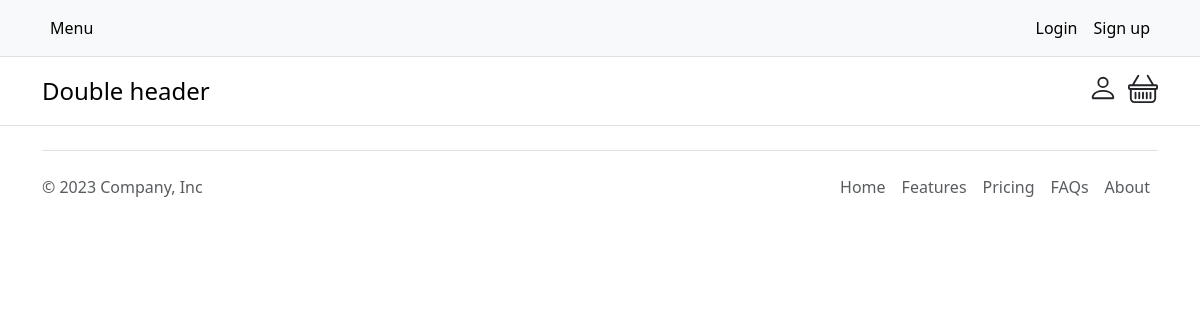
/, run on an earlier commit of the app's database.
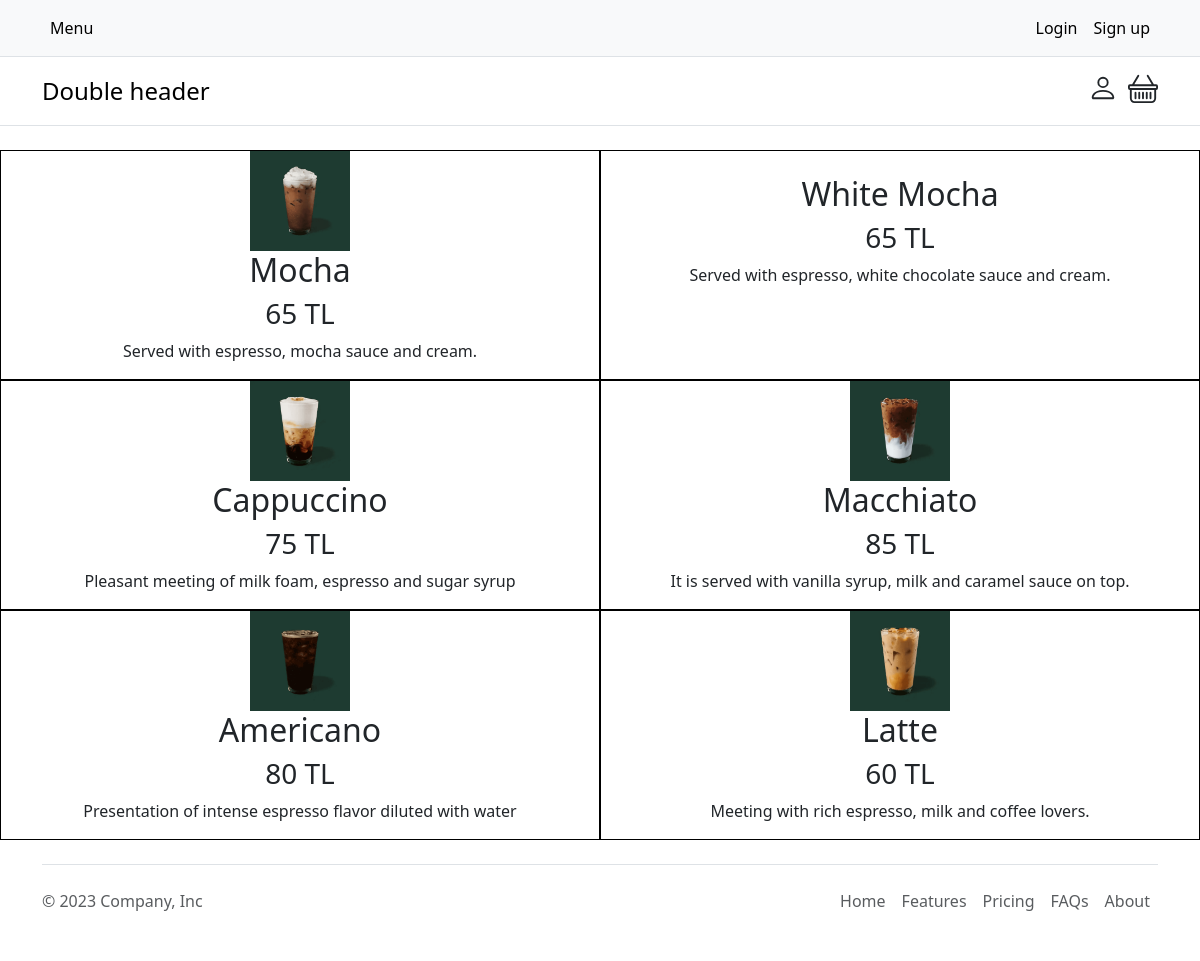
And on a later commit of the database.
### App/models.py (models this page shows, shortened)
class Item(models.Model):
  name = models.CharField(max_length=20)
  image = models.ImageField(upload_to='img')
  price = models.BigIntegerField()
  content = models.TextField()

### App/views.py (the view)
# urls.py: path('', views.homepage,name='homepage'),
def homepage(request):
    items = Item.objects.all()
    context = dict(
        items = items
    )
    return render(request,'homepage.html',context)

### templates/homepage.html
{% extends 'main.html' %}
{% block container %}
{% load static %}
{% if items  %}
<div class="box" style="display: grid; grid-template-columns: 1fr 1fr; grid-template-rows: 1fr;">
{% for item in items %}
<div class="content" style="border: 1px solid black; text-align: center;">
    <a href="{% url 'user:order' item.id %}">
<img src="{{item.image.url}}" alt="" width="100">
</a>
<a href="{% url 'user:order' item.id %}"><h2> {{ item.name }} </h2></a>
<a href="{% url 'user:order' item.id %}"><h3>{{ item.price}} TL</h3></a>
<a href="{% url 'user:order' item.id %}"><p> {{ item.content }} </p></a>
</div>
{% endfor %}
</div>
{% endif %}
{% endblock %}

### templates/main.html (shortened to what this page needs)
<!DOCTYPE html>
{% load static %}
<html lang="en">
<head>
    <link rel="stylesheet" href="{% static 'style.css' %}">
    <link href="https://cdn.jsdelivr.net/npm/bootstrap@5.3.2/dist/css/bootstrap.min.css" rel="stylesheet">
</head>
<body>
    {% include 'includes/navbar.html' %}
    {% block container %}
{% endblock %}
{% include 'includes/footer.html' %}
</body>
</html>

### templates/includes/navbar.html (shortened to what this page needs)
<nav class="py-2 bg-body-tertiary border-bottom">
    <div class="container d-flex flex-wrap">
      <ul class="nav me-auto">
        <li class="nav-item"><a href="#" class="nav-link link-body-emphasis px-2 active" aria-current="page">Menu</a></li>
      </ul>
      <ul class="nav">
        {% if request.user.is_authenticated %}
        <li class="nav-item"><a href="{% url 'user:logout' %}" class="nav-link link-body-emphasis px-2">Logout</a></li>
        {% else %}
        <li class="nav-item"><a href="{% url 'user:login' %}" class="nav-link link-body-emphasis px-2">Login</a></li>
        <li class="nav-item"><a href="{% url 'user:register' %}" class="nav-link link-body-emphasis px-2">Sign up</a></li>
        {% endif %}
      </ul>
    </div>
  </nav>
  <header class="py-3 mb-4 border-bottom">
    <div class="container d-flex flex-wrap justify-content-center">
      <a href="/" class="d-flex align-items-center mb-3 mb-lg-0 me-lg-auto link-body-emphasis text-decoration-none">
        <span class="fs-4">Double header</span>
      </a>
      <div class="icon-links">
        <a href="">
    </a>
    <a href="">
    </a>
    </div>
    </div>
  </header>

### templates/includes/footer.html
<div class="container">
    <footer class="d-flex flex-wrap justify-content-between align-items-center py-3 my-4 border-top">
      <p class="col-md-4 mb-0 text-body-secondary">© 2023 Company, Inc</p>
      <a href="/" class="col-md-4 d-flex align-items-center justify-content-center mb-3 mb-md-0 me-md-auto link-body-emphasis text-decoration-none">
        <svg class="bi me-2" width="40" height="32"><use xlink:href="#bootstrap"></use></svg>
      </a>
      <ul class="nav col-md-4 justify-content-end">
        <li class="nav-item"><a href="#" class="nav-link px-2 text-body-secondary">Home</a></li>
        <li class="nav-item"><a href="#" class="nav-link px-2 text-body-secondary">Features</a></li>
        <li class="nav-item"><a href="#" class="nav-link px-2 text-body-secondary">Pricing</a></li>
        <li class="nav-item"><a href="#" class="nav-link px-2 text-body-secondary">FAQs</a></li>
        <li class="nav-item"><a href="#" class="nav-link px-2 text-body-secondary">About</a></li>
      </ul>
    </footer>
  </div>

### static/style.css (style rules this page uses)
.icon-links > a { text-decoration: none; color: inherit; }
.icon-links { display: flex; gap: 10px; }
.content > a { text-decoration: none; color: inherit; }

What changed in the data, as far as the page shows it:
added Item: image (picture), name "Mocha", price "65", content "Served with espresso, mocha sauce and cream."
added Item: name "White Mocha", price "65", content "Served with espresso, white chocolate sauce and cream."
added Item: image (picture), name "Cappuccino", price "75", content "Pleasant meeting of milk foam, espresso and sugar syrup"
added Item: image (picture), name "Macchiato", price "85", content "It is served with vanilla syrup, milk and caramel sauce on top."
added Item: image (picture), name "Americano", price "80", content "Presentation of intense espresso flavor diluted with water"
added Item: image (picture), name "Latte", price "60", content "Meeting with rich espresso, milk and coffee lovers."
